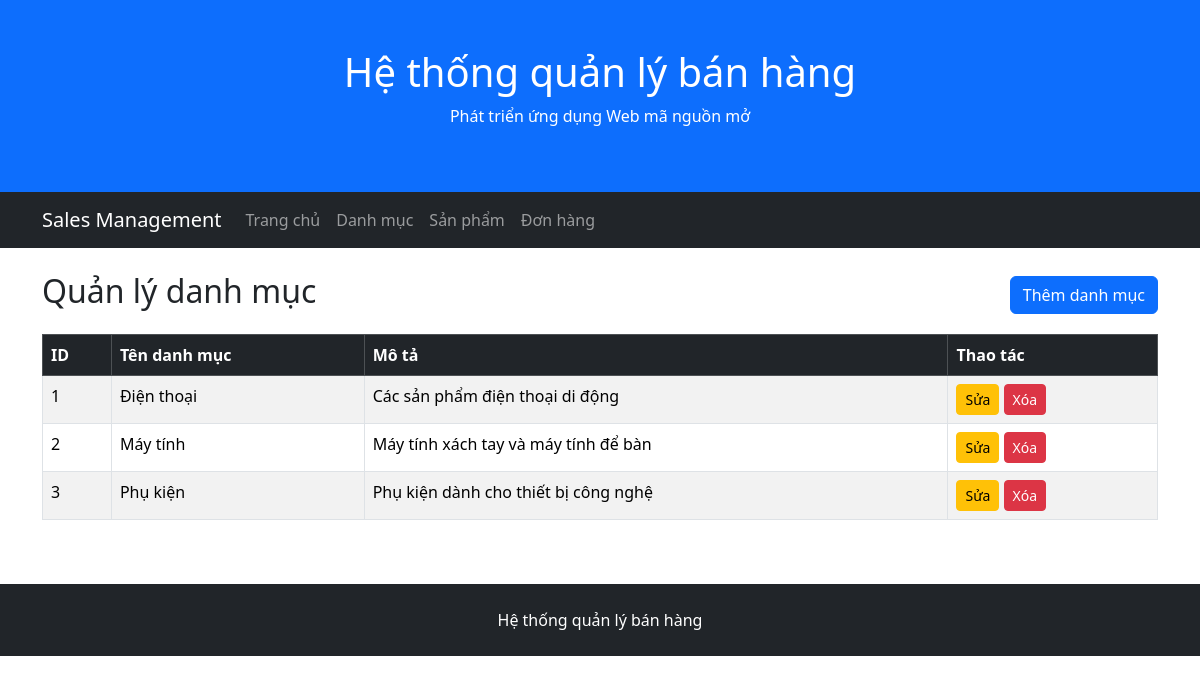
Screenshot of /admin/categories/index.php with the database file from the repository.
### tables this page shows
CREATE TABLE categories (
    CategoryID INT AUTO_INCREMENT PRIMARY KEY,
    CategoryName VARCHAR(200) NOT NULL,
    Description TEXT
);

### public/admin/categories/index.php (the view, shortened to what this page needs)
<?php
require_once '/var/www/src/config/database.php';
$sql = "
    SELECT
        CategoryID,
        CategoryName,
        Description
    FROM categories
    ORDER BY CategoryID
";
$result = $conn->query($sql);
require_once '/var/www/src/includes/admin/header.php';
require_once '/var/www/src/includes/admin/navbar.php';
?>
<div class="container mt-4">
    <div class="d-flex justify-content-between align-items-center mb-3">
        <h2>Quản lý danh mục</h2>
        <a href="/admin/categories/create.php" class="btn btn-primary">
            Thêm danh mục
        </a>
    </div>
    <div class="table-responsive">
        <table class="table table-bordered table-striped">
            <thead class="table-dark">
                <tr>
                    <th>ID</th>
                    <th>Tên danh mục</th>
                    <th>Mô tả</th>
                    <th>Thao tác</th>
                </tr>
            </thead>
            <tbody>
            <?php while ($category = $result->fetch_assoc()): ?>
                <tr>
                    <td>
                        <?= $category['CategoryID'] ?>
                    </td>
                    <td>
                        <?= htmlspecialchars($category['CategoryName']) ?>
                    </td>
                    <td>
                        <?= htmlspecialchars($category['Description'] ?? '') ?>
                    </td>
                    <td>
                        <a href="/admin/categories/edit.php?id=<?= $category['CategoryID'] ?>" class="btn btn-sm btn-warning">
                            Sửa
                        </a>
                        <form
                            action="/admin/categories/delete.php"
                            method="post"
                            class="d-inline"
                            onsubmit="return confirm('Bạn có chắc muốn xóa danh mục này?');"
                        >
                            <button
                                type="submit"
                                class="btn btn-sm btn-danger"
                            >
                                Xóa
                            </button>
                        </form>
                    </td>
                </tr>
            <?php endwhile; ?>
            </tbody>
        </table>
    </div>
</div>
<?php
require_once '/var/www/src/includes/admin/footer.php';

### rows the page displays
categories: CategoryID "1", CategoryName "Điện thoại", Description "Các sản phẩm điện thoại di động"
categories: CategoryID "2", CategoryName "Máy tính", Description "Máy tính xách tay và máy tính để bàn"
categories: CategoryID "3", CategoryName "Phụ kiện", Description "Phụ kiện dành cho thiết bị công nghệ"
